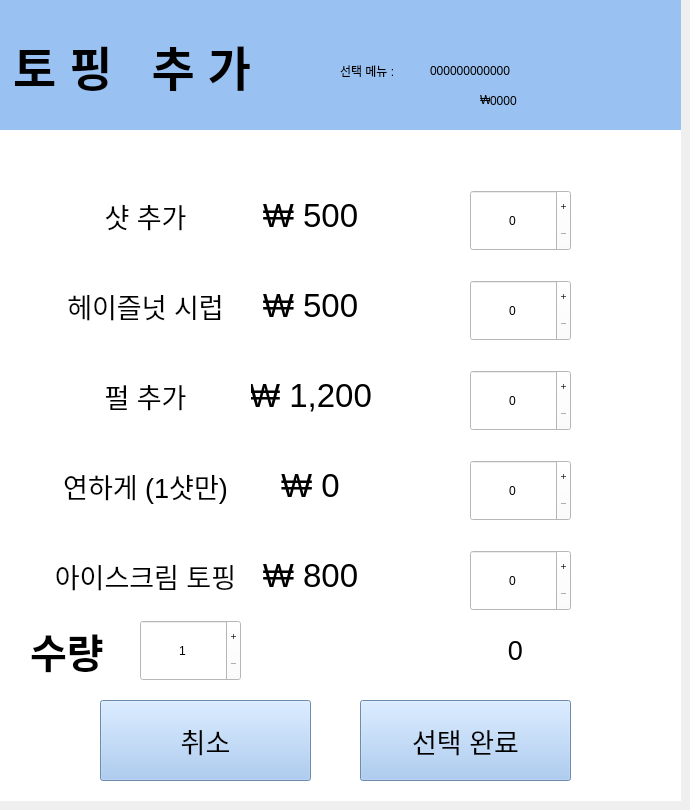
    <widget class="QWidget" name="page_3">
     <widget class="QLabel" name="label_3">
      <property name="geometry">
       <rect>
        <x>0</x>
        <y>0</y>
        <width>681</width>
        <height>131</height>
       </rect>
      </property>
      <property name="font">
       <font>
        <pointsize>35</pointsize>
        <weight>75</weight>
        <bold>true</bold>
       </font>
      </property>
      <property name="styleSheet">
       <string notr="true">background-color: rgb(153, 193, 241);</string>
      </property>
      <property name="text">
       <string> 토 핑   추 가</string>
      </property>
      <property name="alignment">
       <set>Qt::AlignLeading|Qt::AlignLeft|Qt::AlignVCenter</set>
      </property>
     </widget>
     <widget class="QWidget" name="widget" native="true">
      <property name="geometry">
       <rect>
        <x>0</x>
        <y>130</y>
        <width>681</width>
        <height>671</height>
       </rect>
      </property>
      <property name="styleSheet">
       <string notr="true">background-color: rgb(255, 255, 255);</string>
      </property>
      <widget class="QLabel" name="label_4">
       <property name="geometry">
        <rect>
         <x>40</x>
         <y>50</y>
         <width>211</width>
         <height>71</height>
        </rect>
       </property>
       <property name="font">
        <font>
         <pointsize>20</pointsize>
         <weight>50</weight>
         <bold>false</bold>
        </font>
       </property>
       <property name="text">
        <string>샷 추가</string>
       </property>
       <property name="alignment">
        <set>Qt::AlignCenter</set>
       </property>
      </widget>
      <widget class="QLabel" name="label_5">
       <property name="geometry">
        <rect>
         <x>30</x>
         <y>480</y>
         <width>131</width>
         <height>81</height>
        </rect>
       </property>
       <property name="font">
        <font>
         <pointsize>30</pointsize>
         <weight>75</weight>
         <bold>true</bold>
        </font>
       </property>
       <property name="text">
        <string>수량</string>
       </property>
      </widget>
      <widget class="QLabel" name="label_7">
       <property name="geometry">
        <rect>
         <x>260</x>
         <y>50</y>
         <width>101</width>
         <height>71</height>
        </rect>
       </property>
       <property name="font">
        <font>
         <pointsize>25</pointsize>
         <weight>50</weight>
         <bold>false</bold>
        </font>
       </property>
       <property name="text">
        <string>₩ 500</string>
       </property>
       <property name="alignment">
        <set>Qt::AlignCenter</set>
       </property>
      </widget>
      <widget class="QLabel" name="label_9">
       <property name="geometry">
        <rect>
         <x>260</x>
         <y>140</y>
         <width>101</width>
         <height>71</height>
        </rect>
       </property>
       <property name="font">
        <font>
         <pointsize>25</pointsize>
         <weight>50</weight>
         <bold>false</bold>
        </font>
       </property>
       <property name="text">
        <string>₩ 500</string>
       </property>
       <property name="alignment">
        <set>Qt::AlignCenter</set>
       </property>
      </widget>
      <widget class="QLabel" name="label_10">
       <property name="geometry">
        <rect>
         <x>40</x>
         <y>140</y>
         <width>211</width>
         <height>71</height>
        </rect>
       </property>
       <property name="font">
        <font>
         <pointsize>20</pointsize>
         <weight>50</weight>
         <bold>false</bold>
        </font>
       </property>
       <property name="text">
        <string>헤이즐넛 시럽</string>
       </property>
       <property name="alignment">
        <set>Qt::AlignCenter</set>
       </property>
      </widget>
      <widget class="QLabel" name="label_12">
       <property name="geometry">
        <rect>
         <x>230</x>
         <y>230</y>
         <width>161</width>
         <height>71</height>
        </rect>
       </property>
       <property name="font">
        <font>
         <pointsize>25</pointsize>
         <weight>50</weight>
         <bold>false</bold>
        </font>
       </property>
       <property name="text">
        <string>₩ 1,200</string>
       </property>
       <property name="alignment">
        <set>Qt::AlignCenter</set>
       </property>
      </widget>
      <widget class="QLabel" name="label_13">
       <property name="geometry">
        <rect>
         <x>40</x>
         <y>230</y>
         <width>211</width>
         <height>71</height>
        </rect>
       </property>
       <property name="font">
        <font>
         <pointsize>20</pointsize>
         <weight>50</weight>
         <bold>false</bold>
        </font>
       </property>
       <property name="text">
        <string>펄 추가</string>
       </property>
       <property name="alignment">
        <set>Qt::AlignCenter</set>
       </property>
      </widget>
      <widget class="QLabel" name="label_15">
       <property name="geometry">
        <rect>
         <x>260</x>
         <y>320</y>
         <width>101</width>
         <height>71</height>
        </rect>
       </property>
       <property name="font">
        <font>
         <pointsize>25</pointsize>
         <weight>50</weight>
         <bold>false</bold>
        </font>
       </property>
       <property name="text">
        <string>₩ 0</string>
       </property>
       <property name="alignment">
        <set>Qt::AlignCenter</set>
       </property>
      </widget>
      <widget class="QLabel" name="label_16">
       <property name="geometry">
        <rect>
         <x>40</x>
         <y>320</y>
         <width>211</width>
         <height>71</height>
        </rect>
       </property>
       <property name="font">
        <font>
         <pointsize>20</pointsize>
         <weight>50</weight>
         <bold>false</bold>
        </font>
       </property>
       <property name="text">
        <string>연하게 (1샷만)</string>
       </property>
       <property name="alignment">
        <set>Qt::AlignCenter</set>
       </property>
      </widget>
      <widget class="QLabel" name="label_18">
       <property name="geometry">
        <rect>
         <x>260</x>
         <y>410</y>
         <width>101</width>
         <height>71</height>
        </rect>
       </property>
       <property name="font">
        <font>
         <pointsize>25</pointsize>
         <weight>50</weight>
         <bold>false</bold>
        </font>
       </property>
       <property name="text">
        <string>₩ 800</string>
       </property>
       <property name="alignment">
        <set>Qt::AlignCenter</set>
       </property>
      </widget>
      <widget class="QLabel" name="label_19">
       <property name="geometry">
        <rect>
         <x>40</x>
         <y>410</y>
         <width>211</width>
         <height>71</height>
        </rect>
       </property>
       <property name="font">
        <font>
         <pointsize>20</pointsize>
         <weight>50</weight>
         <bold>false</bold>
        </font>
       </property>
       <property name="text">
        <string>아이스크림 토핑</string>
       </property>
       <property name="alignment">
        <set>Qt::AlignCenter</set>
       </property>
      </widget>
      <widget class="QLabel" name="label_price_result">
       <property name="geometry">
        <rect>
         <x>380</x>
         <y>490</y>
         <width>271</width>
         <height>61</height>
        </rect>
       </property>
       <property name="font">
        <font>
         <pointsize>20</pointsize>
        </font>
       </property>
       <property name="text">
        <string>0</string>
       </property>
       <property name="alignment">
        <set>Qt::AlignCenter</set>
       </property>
      </widget>
      <widget class="QSpinBox" name="spinBox_shot">
       <property name="geometry">
        <rect>
         <x>470</x>
         <y>60</y>
         <width>101</width>
         <height>61</height>
        </rect>
       </property>
       <property name="alignment">
        <set>Qt::AlignCenter</set>
       </property>
       <property name="buttonSymbols">
        <enum>QAbstractSpinBox::PlusMinus</enum>
       </property>
       <property name="maximum">
        <number>5</number>
       </property>
      </widget>
      <widget class="QSpinBox" name="spinBox_syrup">
       <property name="geometry">
        <rect>
         <x>470</x>
         <y>150</y>
         <width>101</width>
         <height>61</height>
        </rect>
       </property>
       <property name="alignment">
        <set>Qt::AlignCenter</set>
       </property>
       <property name="buttonSymbols">
        <enum>QAbstractSpinBox::PlusMinus</enum>
       </property>
       <property name="maximum">
        <number>5</number>
       </property>
      </widget>
      <widget class="QSpinBox" name="spinBox_pall">
       <property name="geometry">
        <rect>
         <x>470</x>
         <y>240</y>
         <width>101</width>
         <height>61</height>
        </rect>
       </property>
       <property name="alignment">
        <set>Qt::AlignCenter</set>
       </property>
       <property name="buttonSymbols">
        <enum>QAbstractSpinBox::PlusMinus</enum>
       </property>
       <property name="maximum">
        <number>2</number>
       </property>
      </widget>
      <widget class="QSpinBox" name="spinBox_1shot">
       <property name="geometry">
        <rect>
         <x>470</x>
         <y>330</y>
         <width>101</width>
         <height>61</height>
        </rect>
       </property>
       <property name="alignment">
        <set>Qt::AlignCenter</set>
       </property>
       <property name="buttonSymbols">
        <enum>QAbstractSpinBox::PlusMinus</enum>
       </property>
       <property name="maximum">
        <number>1</number>
       </property>
      </widget>
      <widget class="QSpinBox" name="spinBox_icetoping">
       <property name="geometry">
        <rect>
         <x>470</x>
         <y>420</y>
         <width>101</width>
         <height>61</height>
        </rect>
       </property>
       <property name="alignment">
        <set>Qt::AlignCenter</set>
       </property>
       <property name="buttonSymbols">
        <enum>QAbstractSpinBox::PlusMinus</enum>
       </property>
       <property name="maximum">
        <number>1</number>
       </property>
      </widget>
      <widget class="QSpinBox" name="spinBox_excount">
       <property name="geometry">
        <rect>
         <x>140</x>
         <y>490</y>
         <width>101</width>
         <height>61</height>
        </rect>
       </property>
       <property name="alignment">
        <set>Qt::AlignCenter</set>
       </property>
       <property name="buttonSymbols">
        <enum>QAbstractSpinBox::PlusMinus</enum>
       </property>
       <property name="minimum">
        <number>1</number>
       </property>
       <property name="value">
        <number>1</number>
       </property>
      </widget>
     </widget>
     <widget class="QPushButton" name="btn_choose_cancel">
      <property name="geometry">
       <rect>
        <x>100</x>
        <y>700</y>
        <width>211</width>
        <height>81</height>
       </rect>
      </property>
      <property name="font">
       <font>
        <pointsize>20</pointsize>
        <weight>50</weight>
        <bold>false</bold>
       </font>
      </property>
      <property name="styleSheet">
       <string notr="true">background-color: rgb(153, 193, 241);</string>
      </property>
      <property name="text">
       <string>취소</string>
      </property>
     </widget>
     <widget class="QPushButton" name="btn_choose_complete">
      <property name="geometry">
       <rect>
        <x>360</x>
        <y>700</y>
        <width>211</width>
        <height>81</height>
       </rect>
      </property>
      <property name="font">
       <font>
        <pointsize>20</pointsize>
        <weight>50</weight>
        <bold>false</bold>
       </font>
      </property>
      <property name="styleSheet">
       <string notr="true">background-color: rgb(153, 193, 241);</string>
      </property>
      <property name="text">
       <string>선택 완료</string>
      </property>
     </widget>
     <widget class="QLabel" name="label_6">
      <property name="geometry">
       <rect>
        <x>340</x>
        <y>30</y>
        <width>81</width>
        <height>81</height>
       </rect>
      </property>
      <property name="styleSheet">
       <string notr="true">background-color: rgb(153, 193, 241);</string>
      </property>
      <property name="text">
       <string>선택 메뉴 : </string>
      </property>
     </widget>
     <widget class="QLabel" name="label_choose_menu">
      <property name="geometry">
       <rect>
        <x>430</x>
        <y>30</y>
        <width>121</width>
        <height>81</height>
       </rect>
      </property>
      <property name="styleSheet">
       <string notr="true">background-color: rgb(153, 193, 241);</string>
      </property>
      <property name="text">
       <string>000000000000</string>
      </property>
     </widget>
     <widget class="QLabel" name="label_choose_price">
      <property name="geometry">
       <rect>
        <x>490</x>
        <y>85</y>
        <width>71</width>
        <height>31</height>
       </rect>
      </property>
      <property name="styleSheet">
       <string notr="true">background-color: rgb(153, 193, 241);</string>
      </property>
      <property name="text">
       <string>0000</string>
      </property>
     </widget>
     <widget class="QLabel" name="label_8">
      <property name="geometry">
       <rect>
        <x>480</x>
        <y>90</y>
        <width>16</width>
        <height>19</height>
       </rect>
      </property>
      <property name="styleSheet">
       <string notr="true">background-color: rgb(153, 193, 241);</string>
      </property>
      <property name="text">
       <string>₩</string>
      </property>
     </widget>
     <zorder>label_3</zorder>
     <zorder>widget</zorder>
     <zorder>btn_choose_cancel</zorder>
     <zorder>btn_choose_complete</zorder>
     <zorder>label_6</zorder>
     <zorder>label_choose_menu</zorder>
     <zorder>label_8</zorder>
     <zorder>label_choose_price</zorder>
    </widget>
